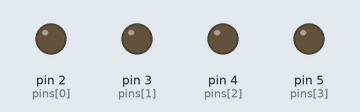
Recording of a sketch running on a simulated Arduino Uno, built with avr-gcc and run on an emulated ATmega328P. On the bench: output pins drawn as LEDs (lit = HIGH).

Above: at 0.5 s.
At 2.5 s:
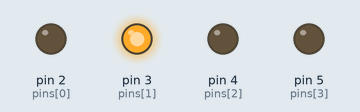
At 4.5 s:
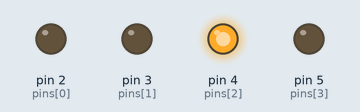
At 9.5 s:
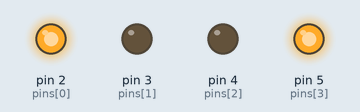
At 14.5 s:
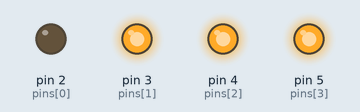
At 19.5 s:
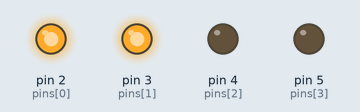
Timing chart, 0 to 20.8 s (numbered marks = the images above):
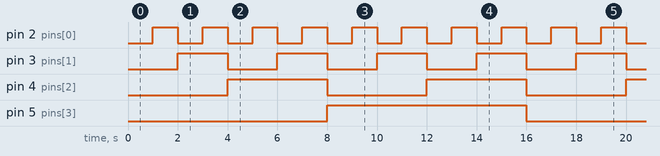

The sketch:

BinaryCounterJuniorEngChallengeCode.ino
```cpp
//int pin2 = 2;
//int pin3 = 3;
//int pin4 = 4;
//int pin5 = 5;

//array of pins needed
int pins[] = {2,3,4,5};


void setup()
{
  //setting pins 2,3,4,5 to be the output
  pinMode(2, OUTPUT);
  pinMode(3, OUTPUT);
  pinMode(4, OUTPUT);
  pinMode(5, OUTPUT);
}

void loop()
{
  //from 0 to 15, displain each number with a delay of 1000ms between each number
  for (int counter =0; counter<16; counter++){
  	display(counter);
    delay(1000); //wait for 1000 milliseconds
  }

}

void display(int count){
  //For LEDs 1 to 4 (inc)
  for (int i =0; i<4; i++){
    									//what to extract a bit from(x) and which bit to extract(n) , it will return that bit
    if(bitRead(count,i)==1){			//bitRead(x, n) function in arduino database
    	digitalWrite(pins[i], HIGH);
    }
    else {
    	digitalWrite(pins[i], LOW);
    } //If a bit is 1, it will light up the led according to the binary number

  }

}
```

Measured:
- by itself, pin 2 (pins[0]): alternates HIGH for 1.0 s and LOW for 1.0 s
- by itself, pin 3 (pins[1]): alternates HIGH for 2.0 s and LOW for 2.0 s
- by itself, pin 4 (pins[2]): alternates HIGH for 4.0 s and LOW for 4.0 s
- by itself, pin 5 (pins[3]): alternates HIGH for 8.0 s and LOW for 8.0 s
